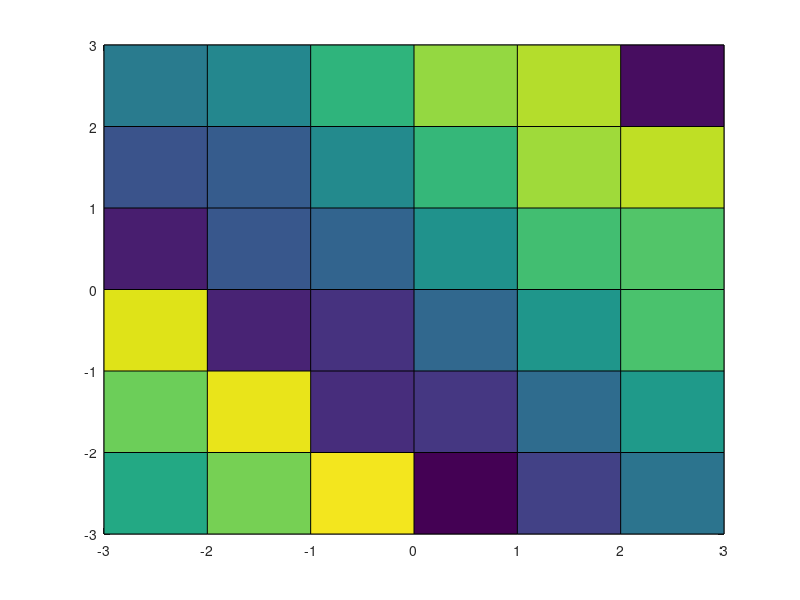

MATLAB code for this plot: (Note: this script raises an error after producing the figure.)
%% |maskoverlay| documentation
% |maskoverlay overlays| a gridded mask. 
% 
%% Syntax 
% 
%  maskoverlay(x,y,tf) 
%  maskoverlay(...,'color',rgb) 
%  maskoverlay(...,'alpha',alpha) 
%  h = maskoverlay(...) 
%
%% Description 
% 
% |maskoverlay(x,y,tf)| overlays a mask that is black wherever |tf| is true and
% transparent wherever |tf| is false. 
% 
% |maskoverlay(...,'color',rgb)| colors the mask by an RGB triplet (values in the
% range of 0 to 1.)
%
% |maskoverlay(...,'alpha',alpha)| sets the mask transparency to a value between 0
% (invisible) to 1 (opaque). 
%
% |h = maskoverlay(...)| returns a handle |h| of the image object. 
% 
%% Example: 
% Plot some data as pseudocolor: 

pcolor(-3:3,-3:3,magic(7))
 
%% 
% Load some example data we'll use to create masks: 

[X,Y,Z] = peaks(500); 
x = X(1,:); 
y = Y(:,1); 

% Overlay an opaque black mask wherever Z is greater than 3: 
maskoverlay(x,y,Z>3) 

%%
% Overlay a semitransparent red mask wherever Z is less than -1: 

maskoverlay(x,y,Z<-1,'color',[1 0 0],'alpha',0.5);

%% Author Info 
% Written by Chad A. Greene of NASA Jet Propulsion Laboratory, August 2021. 